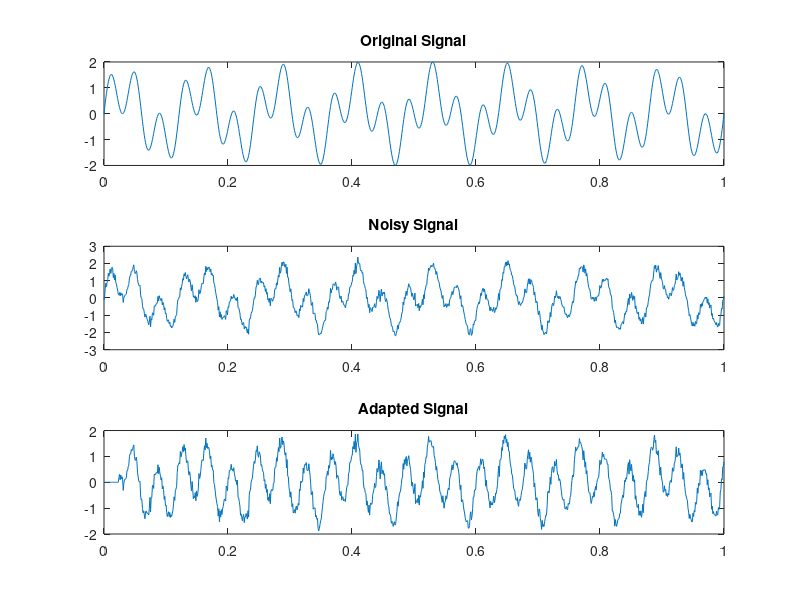

Here is the MATLAB script that generated this plot:
% Simulating interference mitigation with varying parameters
t = linspace(0, 1, 1000);
signal = sin(2*pi*8*t) + sin(2*pi*25*t); % Different frequencies
noisy_signal = signal + 0.15*randn(1, 1000); % Higher noise level

% Apply a moving average filter for interference cancellation
filter_length = 25; % Filter length
adapted_signal = zeros(size(noisy_signal));

for n = filter_length:length(noisy_signal)
    interference_estimate = mean(adapted_signal(n-filter_length+1:n)); % Moving average
    adapted_signal(n) = noisy_signal(n) - interference_estimate;
end

% Plot the signals
figure;
subplot(3, 1, 1);
plot(t, signal);
title('Original Signal');

subplot(3, 1, 2);
plot(t, noisy_signal);
title('Noisy Signal');

subplot(3, 1, 3);
plot(t, adapted_signal);
title('Adapted Signal');
